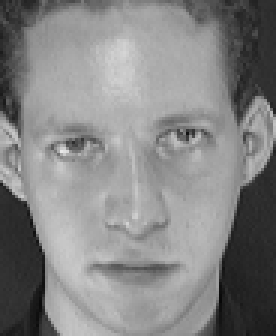
#> input picture dataset/s1/3.pgm, 92 x 112 px, given in place of the camera (shown 3 times larger)
$ python calibrate_phone.py
#> lines starting #> are read from the running program, lines starting #| are printed output that depends on the picture
"""Collect webcam samples of the dataset portraits shown on a phone.

For each phone_test_images/person_N.jpg: press N, then C.  The program
captures 20 frames of the largest detected face.  Press Q when all ten
people have been collected, then run train_face_recognizer.py.
"""

from pathlib import Path

import cv2
import numpy as np

from train_face_recognizer import FACE_SIZE, preprocess_face


PROJECT_ROOT = Path(__file__).resolve().parents[1]
TEMPLATES_PATH = PROJECT_ROOT / "models" / "phone_templates.npz"
SAMPLES_PER_PERSON = 20


def main() -> None:
    cascade = cv2.CascadeClassifier(
        cv2.data.haarcascades + "haarcascade_frontalface_default.xml"
    )
    camera = cv2.VideoCapture(0)
    if cascade.empty() or not camera.isOpened():
        raise RuntimeError("Could not start face detection or webcam.")

    features: list[np.ndarray] = []
    labels: list[int] = []
    active_person = 1
    remaining = 0
    frame_gap = 0
    print("Show person_N.jpg on the phone. Press N, then C to collect 20 samples.")
    try:
        while True:
            ok, frame = camera.read()
#> frame is the input picture: shape (112, 92, 3); min 7, max 232, mean 132.6
            if not ok:
                break
            gray = cv2.cvtColor(frame, cv2.COLOR_BGR2GRAY)
            faces = cascade.detectMultiScale(
                gray, scaleFactor=1.15, minNeighbors=7, minSize=(80, 80)
            )
#> faces = [[2, 18, 84, 84]]
            largest = max(faces, key=lambda box: box[2] * box[3]) if len(faces) else None
#> largest = [2, 18, 84, 84]
            if largest is not None:
                x, y, w, h = largest
#> x = 2; y = 18; w = 84; h = 84
                cv2.rectangle(frame, (x, y), (x + w, y + h), (0, 220, 0), 2)
                if remaining and frame_gap == 0:
                    features.append(preprocess_face(gray[y : y + h, x : x + w]))
                    labels.append(active_person)
                    remaining -= 1
                    frame_gap = 2
            frame_gap = max(0, frame_gap - 1)
            status = f"Person {active_person} | samples remaining: {remaining}"
            cv2.putText(frame, status, (20, 35), cv2.FONT_HERSHEY_SIMPLEX, 0.7, (0, 255, 255), 2)
            cv2.putText(frame, "1-9/0 select | C capture | Q save and quit", (20, 65),
                        cv2.FONT_HERSHEY_SIMPLEX, 0.55, (255, 255, 255), 2)
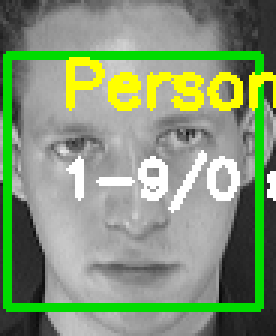
#> frame: shape (112, 92, 3) (shown 3 times larger); mean B, G, R 118.4, 152.2, 131.3
            cv2.imshow("Phone calibration", frame)
            key = cv2.waitKey(1) & 0xFF
#> (key q is pressed here)
            if key in (ord("q"), ord("Q")):
                break
            if ord("1") <= key <= ord("9"):
                active_person = key - ord("0")
            elif key == ord("0"):
                active_person = 10
            elif key in (ord("c"), ord("C")):
                remaining = SAMPLES_PER_PERSON
                frame_gap = 0
    finally:
        camera.release()
        cv2.destroyAllWindows()

    if not features:
        print("No samples collected; nothing saved.")
        return
    TEMPLATES_PATH.parent.mkdir(exist_ok=True)
    new_features = np.asarray(features)
    new_labels = np.asarray(labels)
    if TEMPLATES_PATH.exists():
        existing = np.load(TEMPLATES_PATH)
        new_features = np.vstack((existing["features"], new_features))
        new_labels = np.concatenate((existing["labels"], new_labels))
    np.savez_compressed(TEMPLATES_PATH, features=new_features, labels=new_labels)
    print(f"Saved {len(labels)} new samples; total is now {len(new_labels)}.")
    print("Now run: python src/train_face_recognizer.py")


if __name__ == "__main__":
    main()

$ run again, on dataset/s1/4.pgm
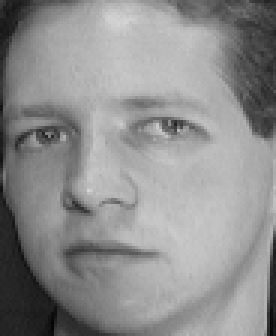
#> input picture dataset/s1/4.pgm, 92 x 112 px, given in place of the camera (shown 3 times larger)
#> in main, frame is the input picture: shape (112, 92, 3); min 5, max 215, mean 142.1
#> faces = ()
#> in main, `cv2.putText(frame, "1-9/0 select | C capture | Q save and quit", (20, ..`:
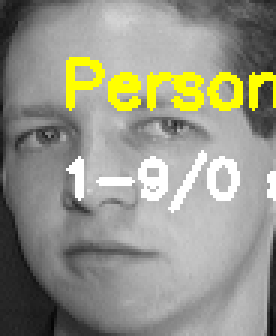
#> frame: shape (112, 92, 3) (shown 3 times larger); mean B, G, R 137, 149.9, 149.9

$ run again, on dataset/s1/5.pgm
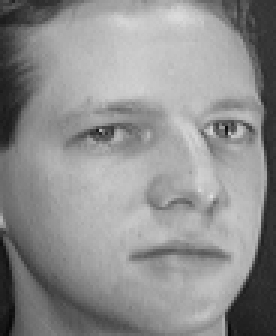
#> input picture dataset/s1/5.pgm, 92 x 112 px, given in place of the camera (shown 3 times larger)
#> in main, frame is the input picture: shape (112, 92, 3); min 7, max 222, mean 142.8
#> faces = ()
#> in main, `cv2.putText(frame, "1-9/0 select | C capture | Q save and quit", (20, ..`:
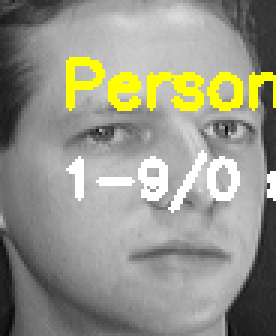
#> frame: shape (112, 92, 3) (shown 3 times larger); mean B, G, R 137.3, 150.1, 150.1

$ run again, on dataset/s1/6.pgm
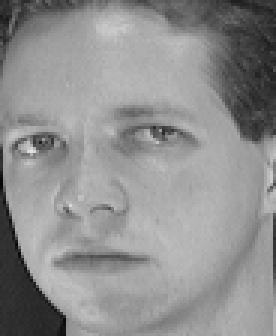
#> input picture dataset/s1/6.pgm, 92 x 112 px, given in place of the camera (shown 3 times larger)
#> in main, frame is the input picture: shape (112, 92, 3); min 7, max 225, mean 143.2
#> faces = ()
#> in main, `cv2.putText(frame, "1-9/0 select | C capture | Q save and quit", (20, ..`:
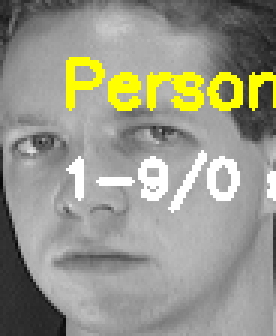
#> frame: shape (112, 92, 3) (shown 3 times larger); mean B, G, R 139, 151.9, 151.9
